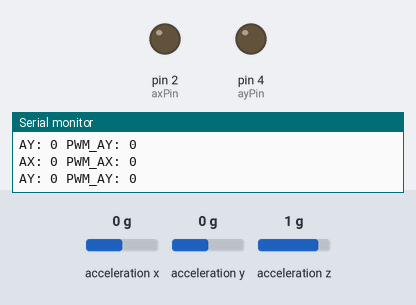
A sketch run on a simulated Arduino Uno, built with avr-gcc and run on an emulated ATmega328P. Shown: output pins drawn as LEDs (lit = HIGH), the last lines printed to the serial monitor. Wiring (inferred from the names in the program): MPU-6050 motion sensor at I2C address 0x68. The test bench sets the inputs (shaded band); at power-on: acceleration y 0 g, acceleration x 0 g, acceleration z 1 g.

Above: at 1.2 s.
1.3 s: acceleration y set to 0.8 g
At 2.5 s:
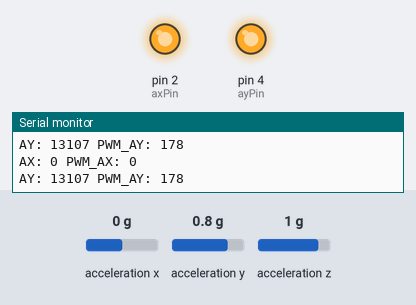
2.8 s: acceleration y set to -1.4 g
At 3.8 s:
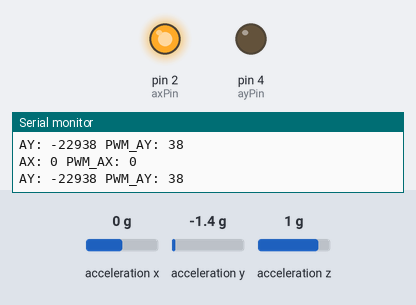
4.3 s: acceleration y set to 0 g
At 5.1 s:
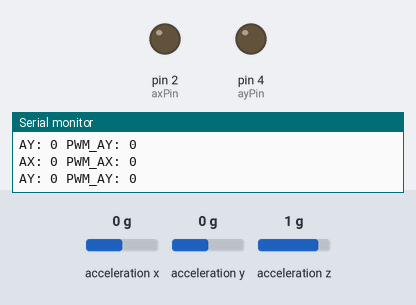
5.8 s: acceleration x set to 0.8 g
At 7.2 s:
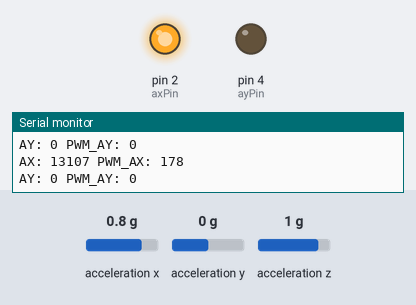
Timing chart, 0 to 8.3 s (numbered marks = the images above; inputs shaded):
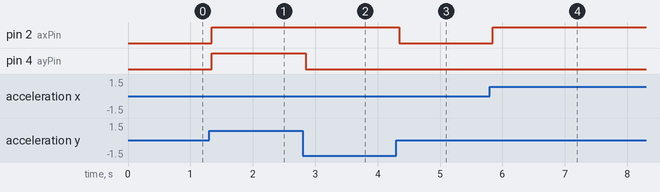

Measured:
- after the input at 1.3 s, pin 2 (axPin), pin 4 (ayPin): LOW → HIGH at once
- after the input at 2.8 s, pin 4 (ayPin): HIGH → LOW after 0.05 s
- after the input at 4.3 s, pin 2 (axPin): HIGH → LOW after 0.05 s
- after the input at 5.8 s, pin 2 (axPin): LOW → HIGH at once

The sketch:

sketch_apr8b.ino
```cpp
#include <Wire.h>

// Define PWM output pins
const int axPin = 2;  // PWM pin for AX
const int ayPin = 4; // PWM pin for AY

const int threshold = 1000;
const int zeroThreshold = 3 * 182; // Approximate value for ~3 degrees (32767 / 180 * 3)

void setup() {
  Serial.begin(115200);
  // Initialize I2C communication
  Wire.begin();

  // Set up PWM pins as outputs
  pinMode(axPin, OUTPUT);
  pinMode(ayPin, OUTPUT);

  // Start communication with MPU-6050
  Wire.beginTransmission(0x68); // MPU-6050 I2C address
  Wire.write(0x6B);             // Access power management register
  Wire.write(0);                // Wake up the sensor
  Wire.endTransmission(true);
}

void loop() {
  // Request accelerometer data
  Wire.beginTransmission(0x68);
  Wire.write(0x3B); // Starting register for accelerometer data
  Wire.endTransmission(false);
  Wire.requestFrom(0x68, 6, true); // Request 6 bytes

  // Read accelerometer data
  int16_t ax = (Wire.read() << 8 | Wire.read());
  int16_t ay = (Wire.read() << 8 | Wire.read());

  // Map raw accelerometer data (-32768 to 32767) to PWM range (0 to 255)
  int pwmAX = (abs(ax) < zeroThreshold) ? 0 : map(ax, -32768, 32767, 0, 255);
  int pwmAY = (abs(ay) < zeroThreshold) ? 0 : map(ay, -32768, 32767, 0, 255);

  // Ensure values near zero are set to zero to avoid mid-scale output
  if (pwmAX > 124 && pwmAX < 131) pwmAX = 0;
  if (pwmAY > 124 && pwmAY < 131) pwmAY = 0;

  // Print values for debugging
  Serial.print("AX: ");
  Serial.print(ax);
  Serial.print(" PWM_AX: ");
  Serial.println(pwmAX);

  Serial.print("AY: ");
  Serial.print(ay);
  Serial.print(" PWM_AY: ");
  Serial.println(pwmAY);

  // Output PWM signal to the corresponding pins
  analogWrite(axPin, pwmAX);
  analogWrite(ayPin, pwmAY);

  // Check if AX or AY exceeds the threshold
  if (abs(ax) > threshold || abs(ay) > threshold) {
    digitalWrite(axPin, HIGH); // Turn on the buzzer
  } else {
    digitalWrite(axPin, LOW);  // Turn off the buzzer
  }

  delay(50); // Small delay for stable output
}
```
